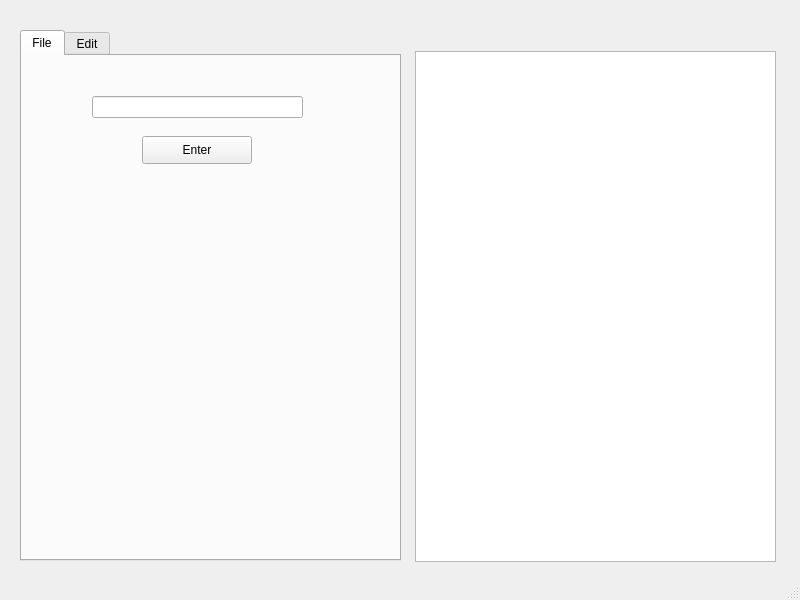
<?xml version="1.0" encoding="UTF-8"?>
<ui version="4.0">
 <class>MainWindowEditor</class>
 <widget class="QMainWindow" name="MainWindowEditor">
  <property name="geometry">
   <rect>
    <x>0</x>
    <y>0</y>
    <width>800</width>
    <height>600</height>
   </rect>
  </property>
  <property name="windowTitle">
   <string>MainWindowEditor</string>
  </property>
  <widget class="QWidget" name="centralwidget">
   <widget class="QTabWidget" name="tabWidget">
    <property name="geometry">
     <rect>
      <x>20</x>
      <y>30</y>
      <width>381</width>
      <height>531</height>
     </rect>
    </property>
    <property name="currentIndex">
     <number>0</number>
    </property>
    <widget class="QWidget" name="FilePart">
     <attribute name="title">
      <string>File</string>
     </attribute>
     <widget class="QLineEdit" name="inputThing">
      <property name="geometry">
       <rect>
        <x>70</x>
        <y>40</y>
        <width>211</width>
        <height>22</height>
       </rect>
      </property>
     </widget>
     <widget class="QPushButton" name="enterBtn">
      <property name="geometry">
       <rect>
        <x>120</x>
        <y>80</y>
        <width>110</width>
        <height>28</height>
       </rect>
      </property>
      <property name="text">
       <string>Enter</string>
      </property>
     </widget>
    </widget>
    <widget class="QWidget" name="EditPart">
     <attribute name="title">
      <string>Edit</string>
     </attribute>
     <widget class="QTextEdit" name="textEdit">
      <property name="geometry">
       <rect>
        <x>3</x>
        <y>6</y>
        <width>371</width>
        <height>491</height>
       </rect>
      </property>
     </widget>
    </widget>
   </widget>
   <widget class="QTextBrowser" name="textBrowser">
    <property name="geometry">
     <rect>
      <x>415</x>
      <y>51</y>
      <width>361</width>
      <height>511</height>
     </rect>
    </property>
   </widget>
  </widget>
  <widget class="QStatusBar" name="statusbar"/>
 </widget>
 <resources/>
 <connections/>
</ui>
